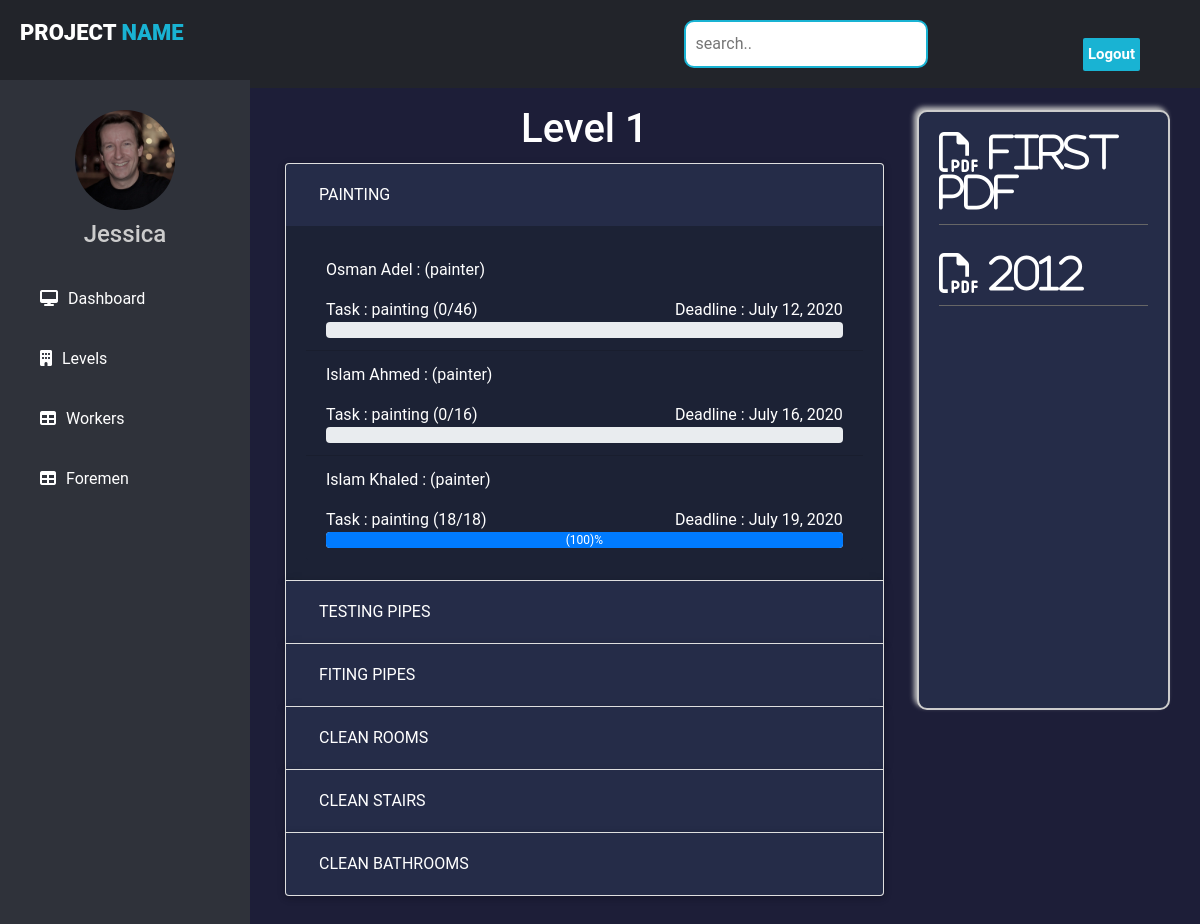
Screenshot of /engineer/level/1 (signed in) with the database file from the repository.
### tower/models.py (models this page shows, shortened)
class Level(models.Model):
    foreman = models.ForeignKey(User,on_delete=models.SET_NULL,null=True,blank=True)
    name = models.IntegerField()
    def files(self):
        return Report.objects.filter(level = self)

class Operation_type(models.Model):
    name = models.CharField(max_length=30)
    allowed = models.CharField(max_length=30,choices=worker_choices)
    level = models.ForeignKey(Level,on_delete=models.SET_NULL,null=True,blank=True)
    def __str__(self):
        return f"{self.name}"
    def operations(self):
        return Operation.objects.filter(type=self).order_by("deadline")

class Operation(models.Model):
    worker = models.ForeignKey(User,on_delete=models.SET_NULL,null=True,blank=True)
    level = models.ForeignKey(Level,on_delete=models.CASCADE)
    type = models.ForeignKey(Operation_type,on_delete=models.CASCADE)
    progress = models.IntegerField(default=0)
    must_finish = models.IntegerField()
    deadline = models.DateField()
    finished = models.DateField(blank=True,null=True)
    description = models.TextField(blank=True,null=True);
    def percent(self):
        return (self.progress*100)//self.must_finish
    def get_description(self):
        if(self.description):
            return self.description
        else:
            return f'{self.type} ({self.progress}/{self.must_finish})'

class Report(models.Model):
    file = models.FileField()
    writer = models.ForeignKey(User,on_delete=models.CASCADE)
    title = models.CharField(max_length=50)
    level = models.ForeignKey(Level,on_delete=models.CASCADE,default=1)
    def get_path(self):
        return "/media/"+str(self.file)

### accounts/models.py (models this page shows, shortened)
class User(AbstractUser):
    is_engineer = models.BooleanField(default=False)
    is_foreman = models.BooleanField(default=False)
    is_worker = models.BooleanField(default=False)
    type = models.CharField(max_length=10,choices=worker_choices,default='none')
    def __str__(self):
        if(self.is_engineer):
            return f"{self.full_name()} : Engineer"
        if(self.is_foreman):
            return f"{self.full_name()} : Foreman"
        else:
            return f"{self.first_name} {self.last_name} : ({self.type})"

### tower/views.py (the view)
# urls.py: path("engineer/level/<int:num>",engineer_level,name="engineer_level"),
@login_required
def engineer_level(request,num):
    if(not request.user.is_engineer):
        return HttpResponse("403 forbidden")
    level = Level.objects.get(name=num)
    operation_types = Operation_type.objects.filter(level=level)
    return render(request,'engineer/level.html',{'operation_types':operation_types,'level':level})

### templates/engineer/level.html (shortened to what this page needs)
{% extends 'engineer/base.html' %}
{% load static %}
{% block style %}
<link rel="stylesheet" href="https://stackpath.bootstrapcdn.com/bootstrap/4.5.0/css/bootstrap.min.css">
<link rel="stylesheet" href="{% static 'css/progress.css' %} ">
{% endblock %}
{% block content %}
<div class="progress_part">
  <h1 class="align-left">Level {{level.name}}</h1>
  <div class="accordion" id="accordionExample">
    {% for operation_type in operation_types %}
    <div class="card">
      <div class="card-header" id="head_{{operation_type.id}}">
        <h2 class="mb-0">
          <button class="cblack btn btn-link btn-block text-left" type="button" data-toggle="collapse" data-target="#id_{{operation_type.id}}" aria-expanded="true" aria-controls="id_{{operation_type.id}}">
          {{operation_type.name}}
          </button>
        </h2>
      </div>
      <div id="id_{{operation_type.id}}" class="collapse {% if forloop.counter == 1 %}show{% endif %}" aria-labelledby="head_{{operation_type.id}}" data-parent="#accordionExample">
        <div class="card-body">
          <ul class="list-group list-group-flush">
            {% for operation in operation_type.operations %}
              <li class="list-group-item">
                <p>{{operation.worker}}</p>
                <p>
                  <span class="float-left">Task : {{operation.get_description}}</span>
                  <span class="float-right">Deadline : {{operation.deadline}} </span>
                </p><br>
                <div class="progress">
                  <div class="progress-bar" role="progressbar" style='width: {{operation.percent}}%;' aria-valuenow="50" aria-valuemin="0" aria-valuemax="100">({{operation.percent}})% </div>
                 </div>
              </li>
            {% endfor %}
          </ul>
        </div>
      </div>
    </div>
    {% endfor %}
  </div>
</div>
<div class="reports">
    <div class="content_side">
      {% for file in level.files %}
        <div class="pdf">
          <div class="iconpdf">
            <a href="{{ file.get_path }}"> <i class="far fa-file-pdf"> {{ file.title }}</i></a>
          </div>
        </div>
      {% endfor %}
    </div>
</div>
{% endblock %}

### static/css/engineer_dashboard.css (style rules this page uses)
* { margin: 0; padding: 0; font-family: "Roboto", sans-serif; }
body { background-color: #ccc; }

### static/css/style.css (style rules this page uses)
body { background-color: #1D1E38; }

### static/css/progress.css (style rules this page uses)
body { background-color: #1D1E38; }
.cblack { color:white; }
h1 { color:white; }
.card-header { background-color: #252C48; }
.card-body,.list-group-item { background-color: #1c2235; color:white; }
.progress_part { width: 68%; display: inline-block; margin: 5px; color:green; }
.progress_part h1 { text-align: center; }
.accordion { margin: 10px; }
.reports { width: 30%; height:700px; float:right; border-radius: 5px; }
.content_side { border: 2px solid #cccccc; border-radius: 10px; height: 600px; margin: 10px; box-shadow: -3px -3px 5px #bfbfbf; background-color: #252C48; }
a { color:white; }
.pdf { border-bottom: 1px solid #666666; margin: 20px; }
.iconpdf { font-size: 40px; display: inline-block; }

### rows the page displays
Level: name "1"
Operation_type: name "PAINTING"
Operation: worker "Osman Adel : (painter)", get_description "painting (0/46)", deadline "July 12, 2020"
Operation: worker "Islam Ahmed : (painter)", get_description "painting (0/16)", deadline "July 16, 2020"
Operation: worker "Islam Khaled : (painter)", get_description "painting (18/18)", deadline "July 19, 2020", percent "100"
Operation_type: name "TESTING PIPES"
Operation_type: name "FITING PIPES"
Operation_type: name "CLEAN ROOMS"
Operation_type: name "CLEAN STAIRS"
Operation_type: name "CLEAN BATHROOMS"
Report: title "first pdf"
Report: title "2012"
